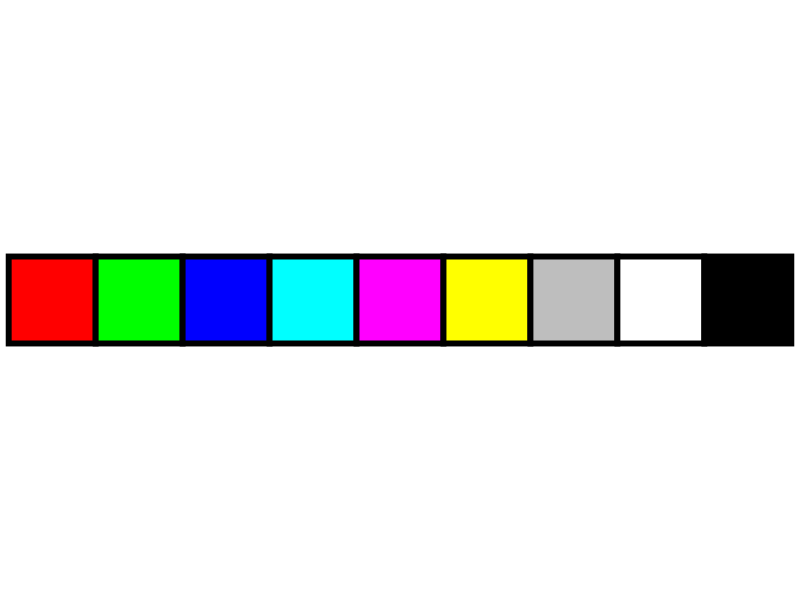
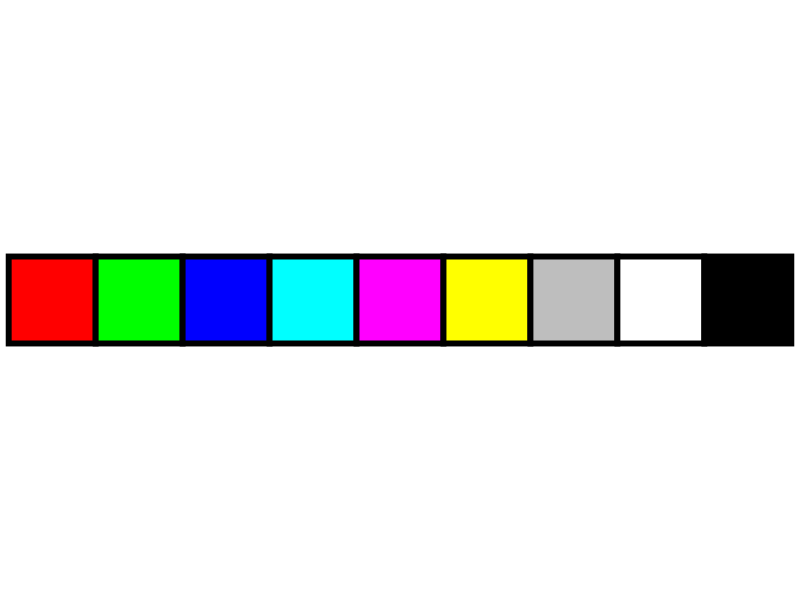

Here is the R script that generated these plots, in order:

library(ggplot2)

# Define colors and labels
colors <- c("red", "green", "blue", "cyan", "magenta", "yellow", "gray", "white", "black")
df <- data.frame(
  x = seq_along(colors),
  color = colors
)

# Plot
p <- ggplot(df, aes(x = factor(x), y = 1, fill = color)) +
  geom_tile(color = "black", linewidth = 2) +
  scale_fill_identity() +
  theme_void() +
  theme(legend.position = "none") +
  coord_fixed(ratio = 1)

p

# Save to file
ggsave("colour-strip/colour-strip.png", p, width = 9, height = 1.5, dpi = 1000)
